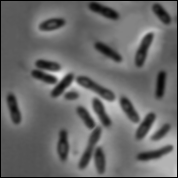
%> input picture encryption_based_on_CS_chaotic/图像处理基础算法源代码MATLAB集合/4/4/bacteria.BMP, 178 x 178 px
$ octave P0402.m   (GNU Octave 9; MATLAB toolbox functions it lacks are replaced by stand-ins)
%> lines starting %> are read from the running program, lines starting %| are printed output that depends on the picture
I = imread('bacteria.BMP');
%> I is the input picture: size 178x178 uint8; min 0, max 234, mean 105.2
BW1 = edge(I,'log',0.003);  % 考=2
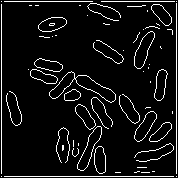
%> BW1: size 178x178 logical; 7.2% white in thin lines or dots
imshow(BW1);title('考=2')
BW1 = edge(I,'log',0.003,3); % 考=3
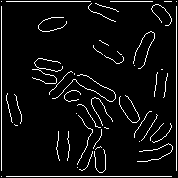
%> BW1: size 178x178 logical; 5.9% white in thin lines or dots
figure, imshow(BW1);title('考=3')
